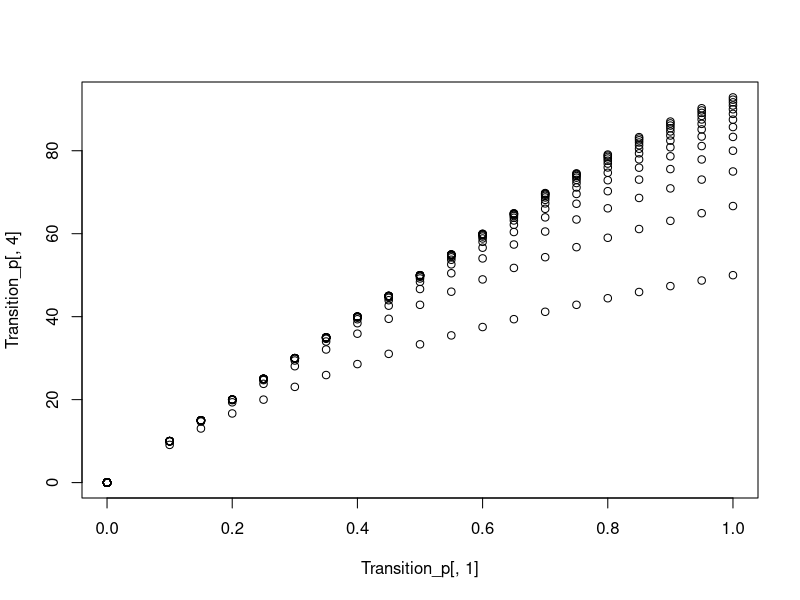

Source code (R): (Note: this script raises an error after producing the figure.)
# Transition probability calculator:
#functions
matrix_exp <- function(mat,n){
  if(!is.matrix(mat) | (nrow(mat)!=ncol(mat)) | n <0){
    return(0)
  }
  if(n == 0){
    return(diag(nrow(mat)))
  }
  matnew <- diag(nrow(mat))
  for(i in 1:n){
    matnew <- matnew %*% mat
  }
  matnew
}
# Transition probabilities
Transition_p = matrix (0, 2000, 4)
q =1
colnames (Transition_p) = c("wa" , "gl", "f0", "fA" )
# parameter space
for (gl in seq(3,15,1)){
  for(wa in seq (0.1,1,0.05)){
   # for (gr in seq(0,0.3,0.1)){
      
      #parameters
      # gl = 11
      # wa = 0.9
      gl_0 = gl-1
      gr = 0.0
      s_rounds = 20
      mu = 0
      mi = 0
      gen = 100
      
      
      gr_0 = 1
      mass = matrix (0, gl, gen+1)
      freq = matrix (0, gl, gen+1)
      allele_f = matrix (0, gl, 1)
      growth_rate = matrix (0, gl, 1)
      mean_allele_f = matrix (0, gen, 1)
      mean_growth = matrix (0, gen, 1)
      add_fit = matrix (0, gl, 1)
      drift_effect = matrix (0,gl,1)
      Growth_mat = matrix (0, gl, gl)
      selection_mat = matrix (0, gl, gl)
      drift_mut_mat = matrix (0, gl, gl)
      mig_mat = matrix (0, gl, gl)
      mass [gl_0,1] = 1
      freq [gl_0,1] = 100
      
      # calculating the frequencies and average fitness in each grain level
      
      allele_f = seq (0,1,1/(gl-1))
      allele_f_after_s = allele_f[]*wa/(allele_f[]*wa+(1-allele_f[]))
      mean_allele_f[1]=allele_f[gl_0] 
      # effect of group growth changes
      for (i in 1:gl) {
        Growth_mat [i,i] = gr_0 + (i-1)/(gl-1)*gr
        growth_rate[i] = gr_0 + (i-1)/(gl-1)*gr
      }
      #Growth_mat [1,1] = 1
      #Growth_mat [gl,gl] = 1
      # effect of individual frequency changes in each grain due to natural selection
      #version 1
      #for (i in 1:gl){
      #  add_fit [i] = (allele_f[i]*wa/(allele_f[i]*wa+1-allele_f[i]))-allele_f[i]
      #  j = add_fit[i]%/%(1/(gl-1))
      #  k = add_fit[i]%%(1/(gl-1))
      #  if (add_fit[i]<0){
      #    if (i>-j){
      #      selection_mat [i+j,i]= 1-(k/(1/(gl-1))) 
      #    }
      #    selection_mat [i+j+1,i]= k/(1/(gl-1))
      #  } else {
      #    if (i<(gl-j)){
      #      selection_mat [i+j+1,i]= k/(1/(gl-1))
      #    }
      #    selection_mat [i+j,i]= 1-(k/(1/(gl-1)))
      #  }
      #}
      #version_2 (birth_death model)
      for (j in 1:gl){
        selection_mat [j,j] = allele_f[j]*allele_f_after_s[j]+(1-allele_f[j])*(1- allele_f_after_s[j])
        if (j+1 <= gl){
          selection_mat [j+1,j] = (1-allele_f[j])*allele_f_after_s[j]
        }
        if (j-1 >= 1){
          selection_mat [j-1,j] = allele_f[j]*(1-allele_f_after_s[j])
        }
      }
      selection_mat_final = matrix_exp(selection_mat,s_rounds)
      # effect of drift_version_1
      #for (i in 2:(gl-1)){
      #  drift_effect [i] = allele_f[i]*(1-allele_f[i])/n
      #  drift_mut_mat [i,i]=1-2* drift_effect[i]
      #  drift_mut_mat [i+1,i] = drift_effect[i]
      #  drift_mut_mat [i-1,i] = drift_effect[i]
      #}
      # effect of drift _version_2
      for (i in 1:gl){
        for (j in 1:gl){
          drift_mut_mat [i,j] = allele_f[j]^(i-1)*(1-allele_f[j])^(gl-i)*choose(gl-1,i-1)
        }
      }
      # effect of drift _version_3 (binning. I decided to don't do it)
      #drift_mut_mat_n = matrix (0,n,n)
      #for (i in 1:n){
      #  for (j in 1:n){
      #    drift_mut_mat_n [i,j] = allele_f[j]^(i-1)*(1-allele_f[j])^(n-i+1)*choose(n,i-1)
      #  }
      #}
      #for (i in 1:gl){
      #  for (j in 1:gl){
      #    drift_mut_mat [i,j] = sum (drift_mut_mat_n[i:round(j+n/((gl-1))),j:round(i+n/((gl-1)))])
      #  }
      #}
      
      
      # effect of mutation (in both directions)
      drift_mut_mat = diag (gl)
      #the previous line is included because birth/death model has inherent drift
      drift_mut_mat [2,1] = mu
      drift_mut_mat [1,1] = 1-mu
      drift_mut_mat [gl-1,gl] = mu
      drift_mut_mat [gl,gl] = 1-mu
      
      
      # running the model for 'gen' generations + incorporating the effect of migration
      for (i in 2:gen){
        for (j in 1:gl){
          mig_mat [j,j] = allele_f[j]*mean_allele_f[i-1]+(1-allele_f[j])*(1-mean_allele_f[i-1])
          if (j+1 <= gl){
            mig_mat [j+1,j] = (1-allele_f[j])*mean_allele_f[i-1]
          }
          if (j-1 >= 1){
            mig_mat [j-1,j] = allele_f[j]*(1-mean_allele_f[i-1])
          }
        }
        mig_mat_final = diag (gl)
        for (k in 1:mi){
          mig_mat_final = mig_mat_final %*% mig_mat
        }
        mean_growth [i-1] = sum((freq [,i-1]/100)* growth_rate )
        freq [,i]= (Growth_mat/mean_growth[i-1]) %*% selection_mat_final %*% drift_mut_mat %*% (matrix_exp(mig_mat,mi)) %*% freq [,i-1]
        mean_allele_f[i] = sum (freq[,i]*allele_f[])/100
        
      }
      Transition_p [q,] = c(wa , gl,  freq [1,gen], freq[gl, gen] )
      q = q+1
    #}
  }
}

plot (Transition_p[,1],Transition_p[,4])
Transition_p <- as.data.frame(Transition_p)

Transition_p <- Transition_p %>% 
  mutate (Kimura_fA = (1 - exp(2 * (gl-1) * (wa - 1) * (gl-2)/(gl-1)))/(1 - exp(2 * (gl-1) * (wa - 1) ))) %>% 
  mutate (Kimura_fa = (1 - exp(2  * ((1 / wa) - 1))) / (1 - exp(2 * (gl-1) * ((1 / wa) - 1))))

library ("ggplot2")
ggplot (Transition_p, aes (x = wa , y = fA , color = gl))+
  geom_point()


